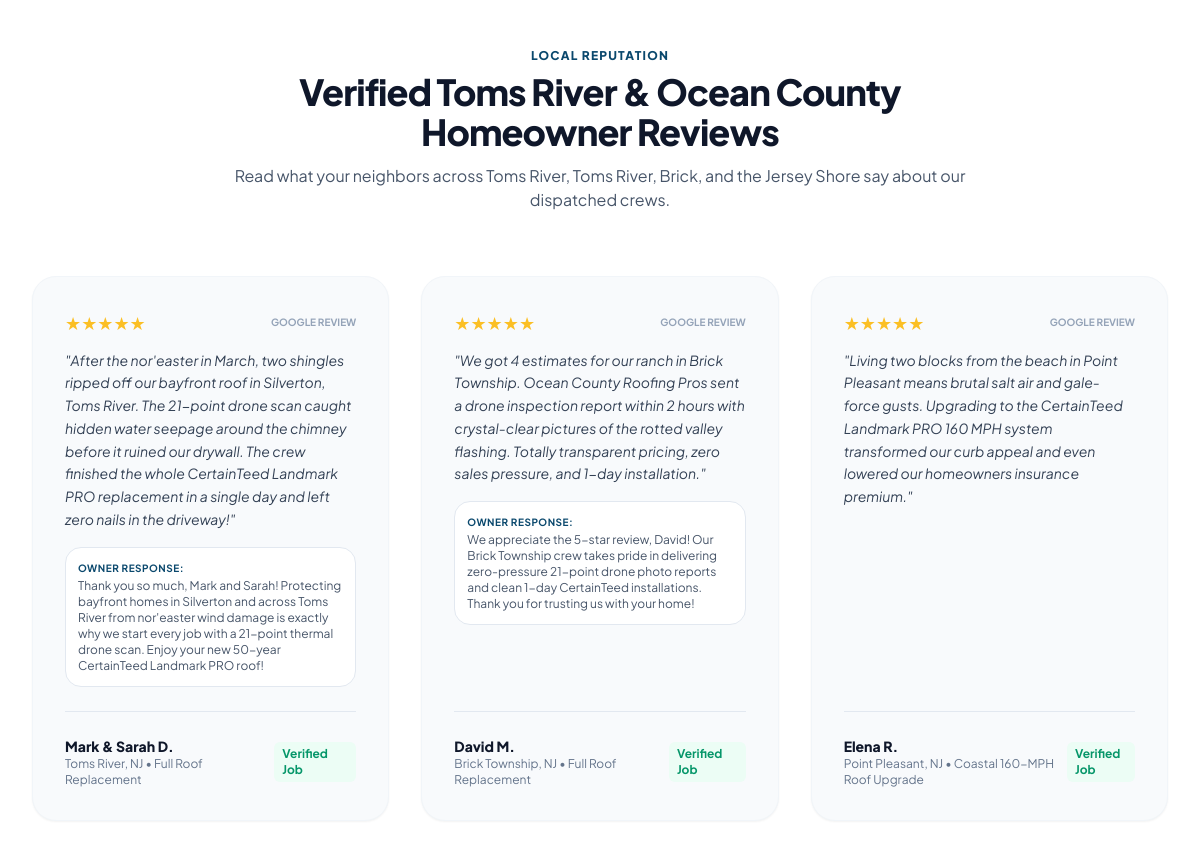
Before: / (middle part) with the older database file.
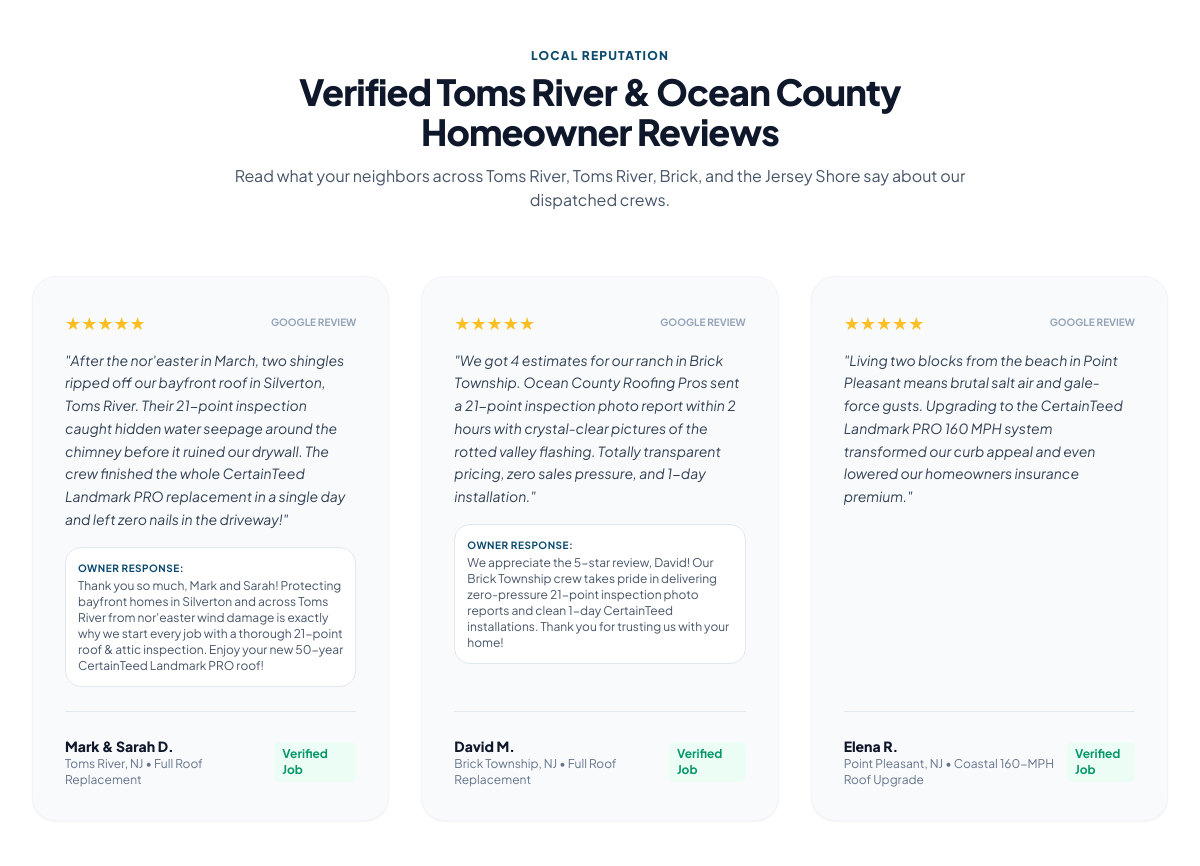
After: the same page with the newer database file.
### tables this page shows
CREATE TABLE reviews (
            id TEXT PRIMARY KEY,
            created_at TEXT NOT NULL,
            lead_id TEXT DEFAULT '',
            reviewer_name TEXT NOT NULL,
            town_name TEXT DEFAULT 'Toms River',
            town_slug TEXT DEFAULT 'roofing-toms-river-nj',
            service_performed TEXT DEFAULT 'Full Roof Replacement',
            rating INTEGER DEFAULT 5,
            review_text TEXT NOT NULL,
            source TEXT DEFAULT 'Google',
            ai_reply_draft TEXT DEFAULT '',
            reply_status TEXT DEFAULT 'pending',
            is_public INTEGER DEFAULT 1,
            resolution_status TEXT DEFAULT 'resolved'
        );

### app/routes/web.py (the view)
@router.get("/", response_class=HTMLResponse)
async def render_hub_page(request: Request):
    all_towns = load_towns_data()
    primary_town = get_town_by_slug("roofing-toms-river-nj") or (all_towns[0] if all_towns else {})
    ctx = _build_town_page_context(primary_town)
    return templates.TemplateResponse(request, "location_page.html", ctx)

### app/templates/location_page.html (shortened to what this page needs)
{% extends "base.html" %}
{% block content %}
<section id="reviews" class="py-20 bg-white">
    <div class="max-w-7xl mx-auto px-4 sm:px-6 lg:px-8">
        <div class="text-center max-w-3xl mx-auto mb-16">
            <span class="text-xs font-black uppercase tracking-widest text-brand-blue block mb-2">Local Reputation</span>
            <h3 class="text-3xl sm:text-4xl font-black text-slate-900 tracking-tight">Verified {{ town.town_name }} & Ocean County Homeowner Reviews</h3>
            <p class="text-slate-600 text-base mt-3">Read what your neighbors across {{ town.town_name }}, Toms River, Brick, and the Jersey Shore say about our dispatched crews.</p>
        </div>
        <div class="grid md:grid-cols-3 gap-8">
            {% for r in (town_reviews or [])[:3] %}
            <div class="bg-slate-50 p-6 sm:p-8 rounded-3xl border border-slate-100 shadow-sm flex flex-col justify-between">
                <div>
                    <div class="flex items-center justify-between mb-3">
                        <span class="text-amber-400 text-lg">{% for _ in range(r.rating or 5) %}★{% endfor %}</span>
                        <span class="text-[10px] font-bold uppercase text-slate-400">{{ r.source }} Review</span>
                    </div>
                    <p class="text-sm text-slate-700 leading-relaxed italic">
                        "{{ r.review_text }}"
                    </p>
                    {% if r.ai_reply_draft and r.reply_status == 'published' %}
                    <div class="mt-4 bg-white border border-slate-200 rounded-2xl p-3 text-xs text-slate-600">
                        <strong class="text-brand-navy block text-[10px] uppercase tracking-wider mb-0.5">Owner Response:</strong>
                        {{ r.ai_reply_draft }}
                    </div>
                    {% endif %}
                </div>
                <div class="pt-6 border-t border-slate-200 mt-6 flex items-center justify-between">
                    <div>
                        <div class="font-extrabold text-sm text-slate-900">{{ r.reviewer_name }}</div>
                        <div class="text-xs text-slate-500">{{ r.town_name }}, NJ • {{ r.service_performed }}</div>
                    </div>
                    <span class="text-xs font-bold text-emerald-600 bg-emerald-50 px-2 py-1 rounded-md">Verified Job</span>
                </div>
            </div>
            {% endfor %}
        </div>
    </div>
</section>
{% endblock %}

Changed rows visible on the page:
changed reviews "Mark & Sarah D.": review_text "…in Silverton, Toms River. The 21-point drone scan caught hidden water seepage…" → "…in Silverton, Toms River. Their 21-point inspection caught hidden water seepage…"; ai_reply_draft "…every job with a 21-point thermal drone scan. Enjoy your new 50-year…" → "…every job with a thorough 21-point roof & attic inspection. Enjoy your new 50-year…"
changed reviews "David M.": review_text "…Roofing Pros sent a drone inspection report within 2 hours…" → "…Roofing Pros sent a 21-point inspection photo report within 2 hours…"; ai_reply_draft "…in delivering zero-pressure 21-point drone photo reports and clean…" → "…in delivering zero-pressure 21-point inspection photo reports and clean…"
